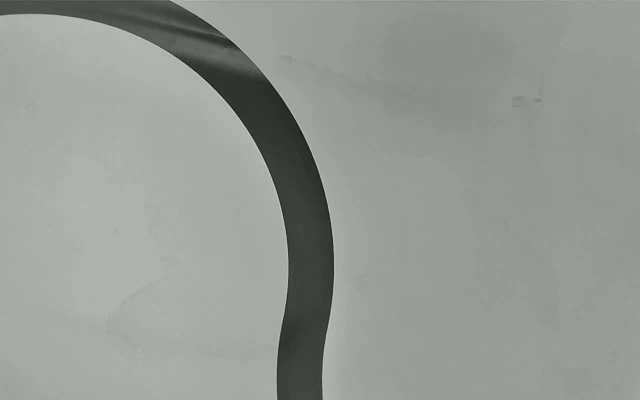
#> input picture task5/trackbar/captured_frames/frame_0408.png, 1280 x 800 px, given in place of main--effiroom.ru.mp4, which was not available (shown at 1/2 size)
$ python test.py
#> lines starting #> are read from the running program, lines starting #| are printed output that depends on the picture; after the words box and inside, x2 and y2 are one past the last pixel; in counts of white or black regions, pixels touching at a corner belong together; pictures that were not available may be replaced by others from this repository, and a replacement may not be noted
#> in process_dual_videos, main_frame is the input picture: shape (800, 1280, 3); mean B, G, R 147.5, 153.4, 149.7
import cv2
import numpy as np

def detect_stop_sign_simple(frame, debug=False):
    """
    Упрощенное обнаружение знака STOP:
    - По красному цвету в HSV
    - По размеру контура
    - По форме (многоугольник, близкий к восьмиугольнику)
    """
#> called with debug = False

    # Пороги красного цвета (можно потом подкрутить под свои видео)
    lower_red1 = np.array([0, 100, 100])
    upper_red1 = np.array([10, 255, 255])
    lower_red2 = np.array([12, 127, 203])
    upper_red2 = np.array([179, 255, 238])

    hsv = cv2.cvtColor(frame, cv2.COLOR_BGR2HSV)
#> hsv: shape (800, 1280, 3); mean H, S, V 48.8, 10.7, 153.4

    # Маска красного
    mask1 = cv2.inRange(hsv, lower_red1, upper_red1)
#> mask1: shape (800, 1280); every value is 0
    mask2 = cv2.inRange(hsv, lower_red2, upper_red2)
    red_mask = mask2

    # Морфология для очистки
    kernel = np.ones((5, 5), np.uint8)
    red_mask = cv2.morphologyEx(red_mask, cv2.MORPH_OPEN, kernel)
    red_mask = cv2.morphologyEx(red_mask, cv2.MORPH_CLOSE, kernel)

    contours, _ = cv2.findContours(red_mask, cv2.RETR_EXTERNAL, cv2.CHAIN_APPROX_SIMPLE)
#> contours = []

    h, w = frame.shape[:2]
    frame_area = h * w

    for contour in contours:
        area = cv2.contourArea(contour)
        if area < frame_area * 0.001 or area > frame_area * 0.3:
            continue  # слишком маленькие или слишком огромные

        # Аппроксимация многоугольником
        perimeter = cv2.arcLength(contour, True)
        if perimeter == 0:
            continue

        approx = cv2.approxPolyDP(contour, 0.03 * perimeter, True)
        vertices = len(approx)

        # STOP – обычно 8-угольник, но даём допуск
        if 6 <= vertices <= 10:
            x, y, w_box, h_box = cv2.boundingRect(contour)
            aspect_ratio = w_box / float(h_box)
            if 0.7 < aspect_ratio < 1.3:  # почти квадратный
                if debug:
                    cv2.drawContours(frame, [approx], -1, (0, 255, 0), 2)
                    cv2.putText(frame, "STOP?", (x, y - 10),
                                cv2.FONT_HERSHEY_SIMPLEX, 0.6, (0, 255, 0), 2)
                    cv2.imshow("stop_debug", frame)
                    cv2.waitKey(1)
                return True
#> this loop made 0 passes
#> in process_dual_videos, `is_stop_raw = detect_stop_sign_simple(main_frame)`: is_stop_raw = False

    return False

import cv2
import numpy as np
from collections import deque

def detect_line_direction(opt_frame, debug=False):
    """
    Полностью новый алгоритм:
    - Вертикальная проекция
    - 1D сглаживание
    - Надёжный поиск максимума
    """
#> called with debug = False

    h, w, _ = opt_frame.shape
    center_x = w // 2

    # 1. ROI нижняя часть кадра
    roi_y_start = int(h * 0.45)
    roi = opt_frame[roi_y_start:]
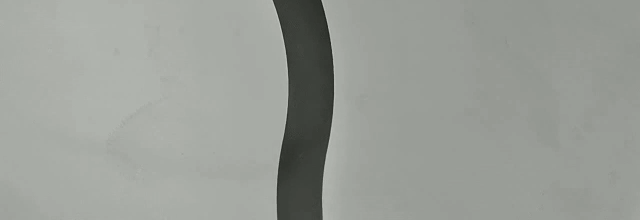
#> roi: shape (440, 1280, 3) (shown at 1/2 size); mean B, G, R 151.3, 157.2, 153.5
    roi_h, roi_w = roi.shape[:2]

    # 2. Градации серого
    gray = cv2.cvtColor(roi, cv2.COLOR_BGR2GRAY)

    # 3. Бинаризация
    _, binary = cv2.threshold(
        gray, 0, 255,
        cv2.THRESH_BINARY_INV + cv2.THRESH_OTSU
    )
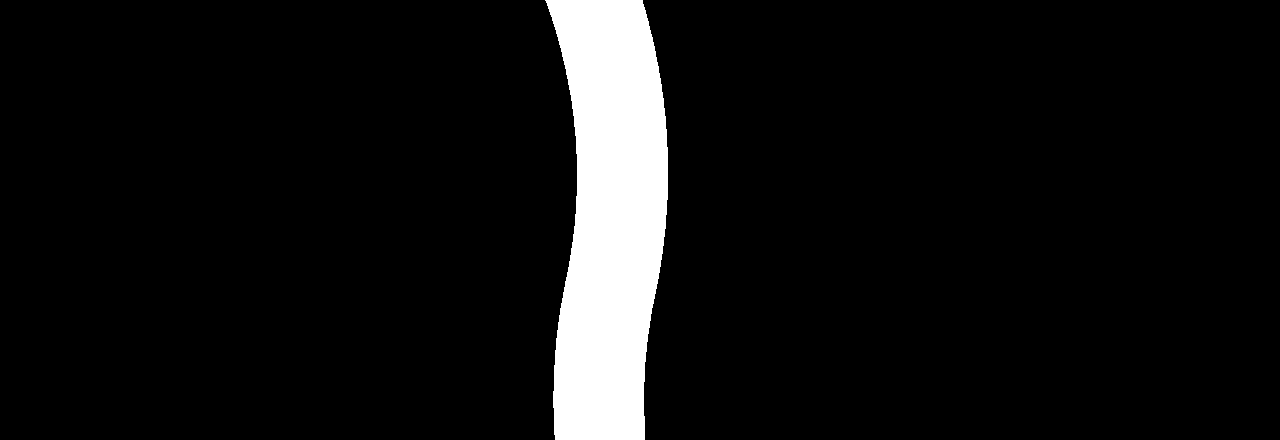
#> binary: shape (440, 1280); 7.2% white; 1 white region, box (x1, y1, x2, y2) and area: (545, 0, 668, 440) 40519

    # 4. Удаление шумов
    kernel = np.ones((5, 5), np.uint8)
    binary = cv2.morphologyEx(binary, cv2.MORPH_OPEN, kernel)
#> binary: shape (440, 1280); 7.2% white; 1 white region, box (x1, y1, x2, y2) and area: (546, 0, 668, 440) 40518

    # 5. Вертикальная проекция (sum по y)
    col_sum = binary.sum(axis=0).astype(np.float32)
#> col_sum = 1280 values, max 112200 at index 577, min 0 at index 0, mean 8071.9

    # Если линии нет
    if col_sum.max() < 50:  # мягкий порог
        return "none", 0.0

    # 6. 1D сглаживание вертикального профиля
    col_sum = cv2.GaussianBlur(col_sum.reshape(-1,1), (9,1), 0).flatten()

    # 7. Поиск глобального максимума
    line_x = int(np.argmax(col_sum))
#> line_x = 577

    # 8. Нормированный offset
    offset_px = line_x - center_x
#> offset_px = -63
    offset_norm = offset_px / center_x
#> offset_norm = -0.0984

    # 9. Порог для направления
    threshold = 0.05

    if offset_norm < -threshold:
        direction = "left"
    elif offset_norm > threshold:
        direction = "right"
    else:
        direction = "none"

    # ===== Debug visualization =====
    if debug:
        dbg = opt_frame.copy()
        cv2.line(dbg, (center_x, 0), (center_x, h), (0, 255, 0), 2)
        cv2.circle(dbg, (line_x, h - 10), 8, (0, 0, 255), -1)
        cv2.putText(dbg, f"{direction} off={offset_norm:.2f}",
                    (10, 40), cv2.FONT_HERSHEY_SIMPLEX,
                    1, (255,255,255), 2)
        cv2.imshow("line_debug", dbg)
        cv2.imshow("binary", binary)
        cv2.imshow("projection", col_sum.astype(np.uint8))
        cv2.waitKey(1)

    return direction, float(offset_norm)


def process_dual_videos(main_video_path, opt_video_path, output_file="generated_check.txt",
                        smooth_window=5):
    main_cap = cv2.VideoCapture(main_video_path)
    opt_cap = cv2.VideoCapture(opt_video_path)

    total_frames = int(main_cap.get(cv2.CAP_PROP_FRAME_COUNT))
    frame_count = 0
    stop_detected_frame = 0
    stop_found = False

    markup_data = []

    navigation_stats = {
        "left": 0,
        "right": 0,
        "none": 0,
        "total_processed": 0
    }

    # очередь для сглаживания смещения
    offset_history = deque(maxlen=smooth_window)

    # === Новое: счётчик подряд идущих кадров со знаком STOP ===
    stop_streak = 0
    stop_threshold_frames = 5  # сколько подряд кадров нужно, чтобы считать знак действительно найденным

    print(f"Всего кадров в видео: {total_frames}")
    print("Запуск параллельной обработки двух камер...")
    print("Нажмите 'q' для выхода")

    while True:
        ret_main, main_frame = main_cap.read()
        ret_opt, opt_frame = opt_cap.read()

        if not ret_main or not ret_opt:
            break

        frame_count += 1

        # ---- 1. Стоп-знак на основной камере ----
        is_stop_raw = False
        if frame_count / total_frames > 0.6:  # после 80% начинаем поиск
            is_stop_raw = detect_stop_sign_simple(main_frame)

        # накапливаем подряд идущие кадры с детектом
        if is_stop_raw:
            stop_streak += 1
        else:
            stop_streak = 0

        # считаем знак найденным, если подряд >= N кадров видим STOP
        is_stop = stop_streak >= stop_threshold_frames

        # один раз фиксируем кадр первого уверенного обнаружения
        if is_stop and not stop_found:
            stop_found = True
            stop_detected_frame = frame_count

        # ---- 2. Линия на оптической камере ----
        direction_raw, offset_norm_raw = detect_line_direction(opt_frame)
#> direction_raw = 'left'; offset_norm_raw = -0.0984
        offset_history.append(offset_norm_raw)

        # сглаженное смещение
        if len(offset_history) > 0:
            offset_norm_smooth = float(sum(offset_history) / len(offset_history))
        else:
            offset_norm_smooth = offset_norm_raw

        # пересчёт направления по сглаженному
        threshold = 0.055
        if offset_norm_smooth < -threshold:
            direction = "left"
        elif offset_norm_smooth > threshold:
            direction = "right"
        else:
            direction = "none"

        navigation_stats[direction] += 1
        navigation_stats["total_processed"] += 1

        # ---- 3. Сохраняем разметку ----
        # формат: кадр, направление, нормализованное смещение (сглаженное)
        markup_data.append(f"{frame_count} {direction} {offset_norm_smooth:.4f}")

        # ---- 4. Отрисовка ----
        main_display = main_frame.copy()
        opt_display = opt_frame.copy()

        cv2.putText(main_display, f"Main Cam - Frame: {frame_count}/{total_frames}", (10, 30),
                    cv2.FONT_HERSHEY_SIMPLEX, 0.5, (0, 255, 0), 2)

        if is_stop:
            cv2.putText(main_display, "STOP SIGN DETECTED!", (10, 60),
                        cv2.FONT_HERSHEY_SIMPLEX, 0.7, (0, 0, 255), 2)
        else:
            status = "Searching..." if frame_count / total_frames > 0.8 else "Waiting 80%..."
            cv2.putText(main_display, f"Stop Sign: {status}", (10, 60),
                        cv2.FONT_HERSHEY_SIMPLEX, 0.5, (255, 255, 0), 2)
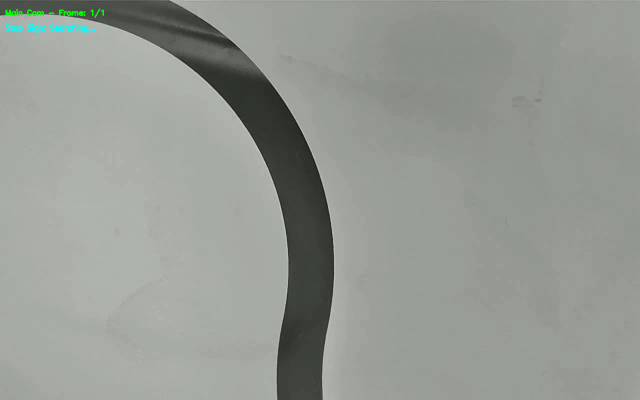
#> main_display: shape (800, 1280, 3) (shown at 1/2 size); mean B, G, R 147.5, 153.6, 149.4

        cv2.putText(opt_display, f"Optical Cam - Dir: {direction}", (10, 30),
                    cv2.FONT_HERSHEY_SIMPLEX, 0.5, (0, 255, 0), 2)
        cv2.putText(opt_display, f"Offset: {offset_norm_smooth:.2f}", (10, 55),
                    cv2.FONT_HERSHEY_SIMPLEX, 0.5, (0, 255, 255), 2)
        cv2.putText(opt_display, f"Progress: {frame_count/total_frames*100:.1f}%", (10, 80),
                    cv2.FONT_HERSHEY_SIMPLEX, 0.5, (255, 255, 0), 2)
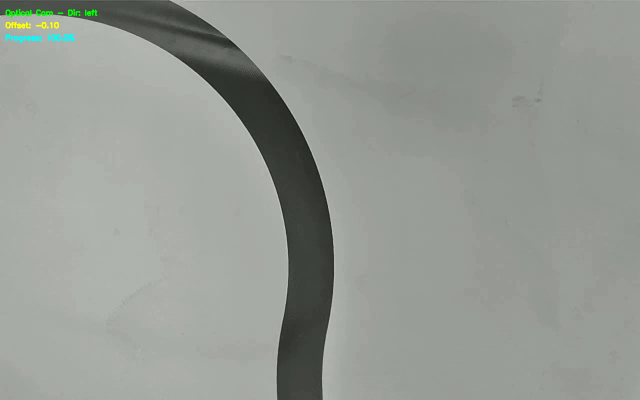
#> opt_display: shape (800, 1280, 3) (shown at 1/2 size); mean B, G, R 147.4, 153.6, 149.5

        if main_display.shape != opt_display.shape:
            opt_display = cv2.resize(opt_display, (main_display.shape[1], main_display.shape[0]))

        combined = np.vstack([main_display, opt_display])
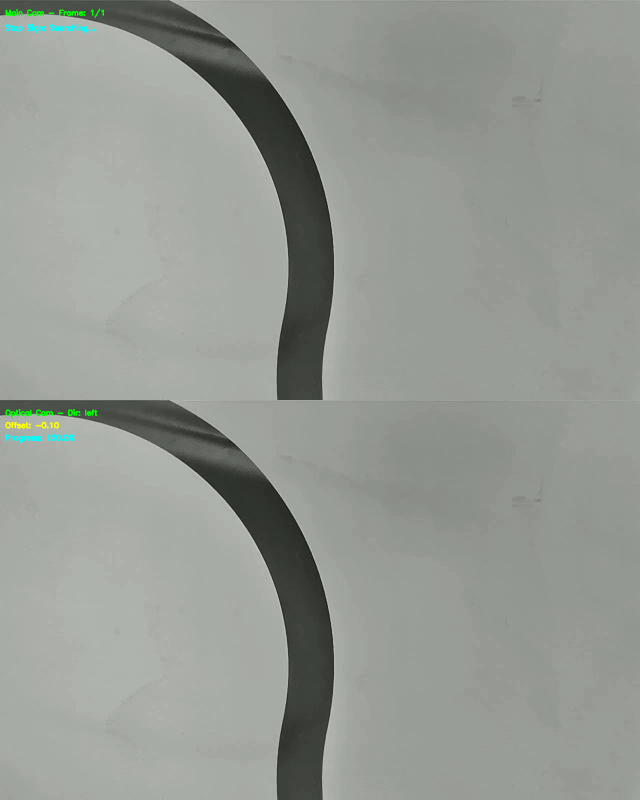
#> combined: shape (1600, 1280, 3) (shown at 1/2 size); mean B, G, R 147.4, 153.6, 149.4
        cv2.imshow('Dual Camera Processing', combined)

        # выходим либо по уверенно найденному STOP, либо по 'q'
        if stop_found or cv2.waitKey(1) & 0xFF == ord('q'):
#> (key q is pressed here)
            break

    main_cap.release()
    opt_cap.release()
    cv2.destroyAllWindows()

    save_markup_to_file(markup_data, output_file, stop_found, stop_detected_frame)

    return stop_found, stop_detected_frame, frame_count, total_frames, navigation_stats, markup_data


def save_markup_to_file(markup_data, filename, stop_found, stop_frame):
    """
    Сохраняет разметку в файл в том же формате, что и check.txt
    """
#> called with filename = 'generated_check.txt', stop_found = False, stop_frame = 0
    with open(filename, 'w') as f:
        for line in markup_data:
            f.write(line + '\n')

    print(f"\n✅ Разметка сохранена в файл: {filename}")
    print(f"📝 Сохранено записей: {len(markup_data)}")
    if stop_found:
        print(f"🛑 Знак стоп обнаружен на кадре: {stop_frame}")

# [10 lines left out: function video_process, not called in this run]


# Основной код
if __name__ == "__main__":
    main_video_path = "main/video/main--effiroom.ru.mp4"
    opt_video_path = "main/video/opt--effiroom.ru.mp4"
    output_markup_file = "generated_check.txt"

    # Обрабатываем оба видео
    stop_found, stop_frame, processed_frames, total_frames, nav_stats, markup_data = process_dual_videos(
        main_video_path, opt_video_path, output_markup_file
    )

    if stop_found:
        frames_remaining = total_frames - stop_frame
        progress_percent = (stop_frame / total_frames) * 100

        print(f" Кадр обнаружения: {stop_frame}")
        print(f" Пройдено кадров: {stop_frame}/{total_frames} ({progress_percent:.1f}%)")
    else:
        print(f" Знак не обнаружен")
        print(f" Обработано кадров: {processed_frames}/{total_frames}")
